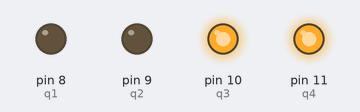
Recording of a sketch running on a simulated Arduino Uno, built with avr-gcc and run on an emulated ATmega328P. Shown: output pins drawn as LEDs (lit = HIGH).

Above: at 2.6 s.
At 12.6 s:
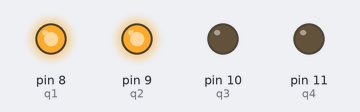
At 17.6 s:
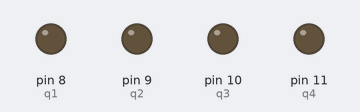
Timing chart, 0 to 26.0 s (numbered marks = the images above):
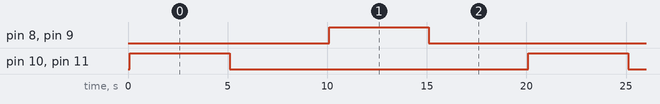

The sketch:

Phase_2A.ino
```cpp
// pin setup for MOSFET Switches
int q1 = 8;
int q2= 9;
int q3 = 10;
int q4 = 11;

void setup() {
  pinMode(q1, OUTPUT); // Switch 1
  pinMode(q2, OUTPUT); // Switch 2
  pinMode(q3, OUTPUT); // Switch 3
  pinMode(q4, OUTPUT); // Switch 4
  Serial.begin(9600); // setup serial input
}

void loop() {

  digitalWrite(q1, LOW);
  digitalWrite(q2, LOW);
  digitalWrite(q3, LOW);
  digitalWrite(q4, LOW);
  delay(100);

  while(true) {

    // spin forwards
    digitalWrite(q1, LOW);
    digitalWrite(q2, LOW);
    digitalWrite(q3, HIGH);
    digitalWrite(q4, HIGH);
    delay(5000);

    digitalWrite(q1, LOW);
    digitalWrite(q2, LOW);
    digitalWrite(q3, LOW);
    digitalWrite(q4, LOW);
    delay(5000);

    // spin backwards
    digitalWrite(q1, HIGH);
    digitalWrite(q2, HIGH);
    digitalWrite(q3, LOW);
    digitalWrite(q4, LOW);
    delay(5000);

    digitalWrite(q1, LOW);
    digitalWrite(q2, LOW);
    digitalWrite(q3, LOW);
    digitalWrite(q4, LOW);
    delay(5000);

  }

}
```

Measured:
- by itself, pin 8 (q1), pin 9 (q2), pin 10 (q3), pin 11 (q4): alternates HIGH for 5.0 s and LOW for 15.0 s
- by itself, everything shown: repeats every 20.0 s, in 4 steps
